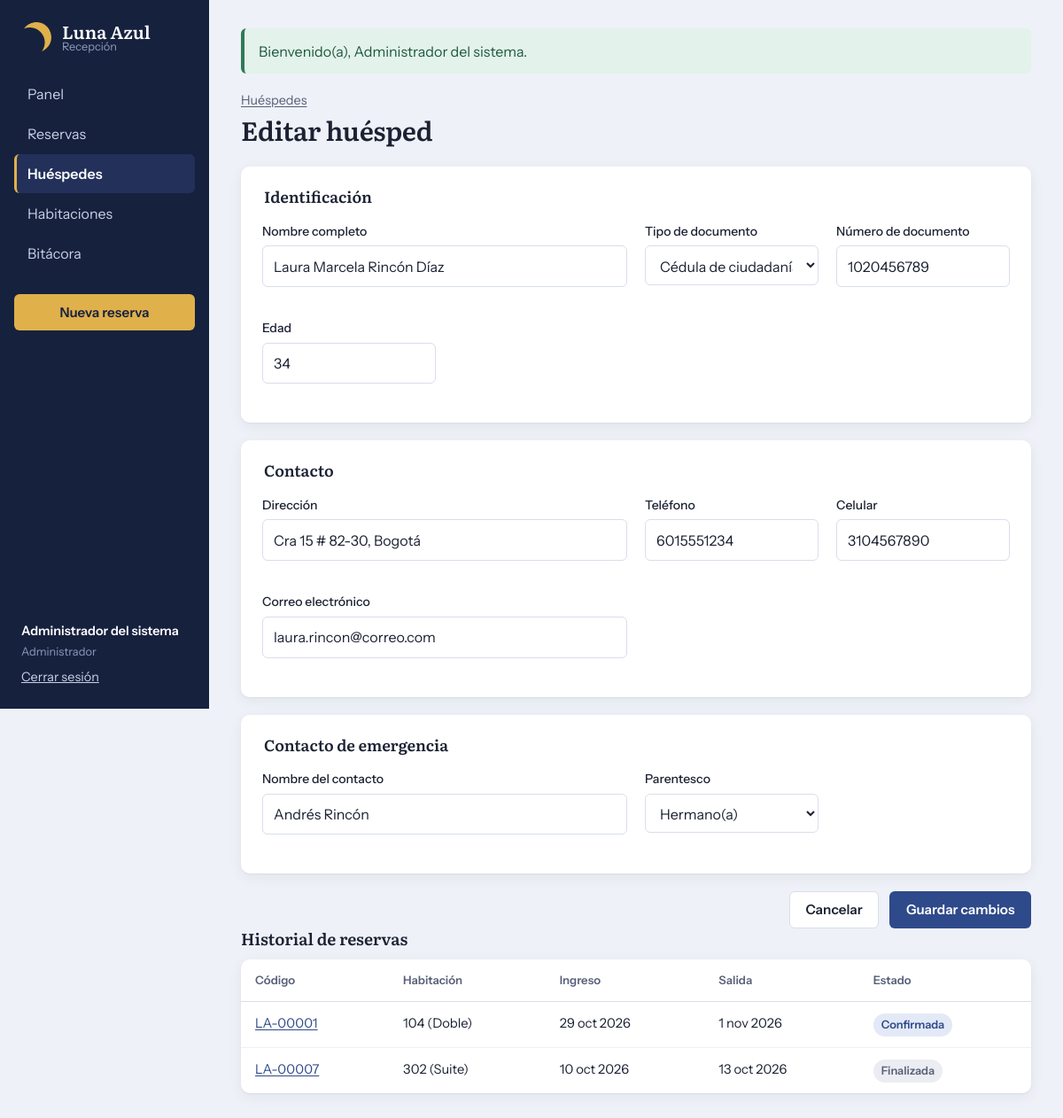
/index.php?r=huespedes/editar&id=1 (signed in), run on the app's committed database.
### tables this page shows
CREATE TABLE huespedes (
  id                     INT UNSIGNED AUTO_INCREMENT PRIMARY KEY,
  nombre_completo        VARCHAR(120) NOT NULL,
  tipo_documento         ENUM('CC','CE','PA','PPT') NOT NULL,
  numero_documento       VARCHAR(20)  NOT NULL,
  direccion              VARCHAR(150) NOT NULL,
  telefono               VARCHAR(15)  NOT NULL,
  celular                VARCHAR(15)  NOT NULL,
  edad                   TINYINT UNSIGNED NOT NULL,
  correo                 VARCHAR(120) NOT NULL,
  contacto_emergencia    VARCHAR(120) NOT NULL,
  parentesco_emergencia  VARCHAR(40)  NOT NULL,
  created_at             TIMESTAMP NOT NULL DEFAULT CURRENT_TIMESTAMP,
  updated_at             TIMESTAMP NOT NULL DEFAULT CURRENT_TIMESTAMP ON UPDATE CURRENT_TIMESTAMP,
  CONSTRAINT uq_huesped_documento UNIQUE (tipo_documento, numero_documento),
  CONSTRAINT chk_huesped_edad CHECK (edad BETWEEN 18 AND 110)
);

CREATE TABLE reservas (
  id             INT UNSIGNED AUTO_INCREMENT PRIMARY KEY,
  codigo         VARCHAR(12)  NULL,
  huesped_id     INT UNSIGNED NOT NULL,
  habitacion_id  SMALLINT UNSIGNED NOT NULL,
  fecha_ingreso  DATE NOT NULL,                  
  fecha_salida   DATE NOT NULL,                  
  num_huespedes  TINYINT UNSIGNED NOT NULL,
  precio_noche   DECIMAL(10,2) NOT NULL,         
  valor_total    DECIMAL(12,2) NOT NULL,
  estado         ENUM('confirmada','cancelada','finalizada') NOT NULL DEFAULT 'confirmada',
  observaciones  VARCHAR(255) NULL,
  usuario_id     INT UNSIGNED NULL,
  created_at     TIMESTAMP NOT NULL DEFAULT CURRENT_TIMESTAMP,
  updated_at     TIMESTAMP NOT NULL DEFAULT CURRENT_TIMESTAMP ON UPDATE CURRENT_TIMESTAMP,
  CONSTRAINT uq_reserva_codigo UNIQUE (codigo),
  CONSTRAINT chk_reserva_fechas CHECK (fecha_salida > fecha_ingreso),
  CONSTRAINT chk_reserva_personas CHECK (num_huespedes >= 1),
  CONSTRAINT fk_reserva_huesped FOREIGN KEY (huesped_id)
      REFERENCES huespedes(id) ON UPDATE CASCADE ON DELETE RESTRICT,
  CONSTRAINT fk_reserva_habitacion FOREIGN KEY (habitacion_id)
      REFERENCES habitaciones(id) ON UPDATE CASCADE ON DELETE RESTRICT,
  CONSTRAINT fk_reserva_usuario FOREIGN KEY (usuario_id)
      REFERENCES usuarios(id) ON UPDATE CASCADE ON DELETE SET NULL
);

CREATE TABLE habitaciones (
  id        SMALLINT UNSIGNED AUTO_INCREMENT PRIMARY KEY,
  numero    VARCHAR(5) NOT NULL,
  tipo_id   TINYINT UNSIGNED NOT NULL,
  piso      TINYINT UNSIGNED NOT NULL,
  estado    ENUM('activa','mantenimiento') NOT NULL DEFAULT 'activa',
  CONSTRAINT uq_habitacion_numero UNIQUE (numero),
  CONSTRAINT fk_habitacion_tipo FOREIGN KEY (tipo_id)
      REFERENCES tipos_habitacion(id) ON UPDATE CASCADE ON DELETE RESTRICT
);

CREATE TABLE tipos_habitacion (
  id            TINYINT UNSIGNED AUTO_INCREMENT PRIMARY KEY,
  nombre        VARCHAR(40)  NOT NULL,
  capacidad     TINYINT UNSIGNED NOT NULL,
  precio_noche  DECIMAL(10,2) NOT NULL,
  descripcion   VARCHAR(200) NOT NULL,
  CONSTRAINT uq_tipo_nombre UNIQUE (nombre),
  CONSTRAINT chk_tipo_capacidad CHECK (capacidad BETWEEN 1 AND 10)
);

### app/controllers/HuespedController.php (called while the page is built, shortened)
<?php
class HuespedController extends Controller
{
    private Huesped $modelo;
    public function __construct()
    {
        $this->modelo = new Huesped();
    }
    public function editar(): void
    {
        $h = $this->modelo->buscar($this->idDesde($_GET));
        $this->formulario($h, [], 'editar', (new Reserva())->porHuesped((int) $h['id']));
    }
    private function formulario(array $h, array $errores, string $modo, array $historial = []): void
    {
        $this->render('huespedes/form', [
            'titulo'    => $modo === 'crear' ? 'Registrar huésped' : 'Editar huésped',
            'h'         => $h,
            'errores'   => $errores,
            'modo'      => $modo,
            'historial' => $historial,
            'volver'    => $_POST['volver'] ?? ($_GET['volver'] ?? ''),
        ]);
    }
}

### app/core/Router.php (called while the page is built, shortened)
<?php
class Router
{
    public function despachar(string $ruta): void
    {
        [$controlador, $metodo] = $this->rutas[$ruta];
        try {
            (new $controlador())->$metodo();
        } catch (PDOException $e) {
            error_log('[BD] ' . $e->getMessage());
            http_response_code(500);
            $detalle = 'No fue posible comunicarse con la base de datos. Verifique que MySQL esté encendido en XAMPP y que la base "' . DB_NAME . '" exista.';
            if (es_ajax()) {
                header('Content-Type: application/json; charset=utf-8');
                echo json_encode(['ok' => false, 'mensaje' => $detalle], JSON_UNESCAPED_UNICODE);
                return;
            }
            require APP_PATH . '/views/errores/500.php';
        }
    }
}

### index.php (called while the page is built, shortened)
<?php
require __DIR__ . '/app/core/helpers.php';
spl_autoload_register(function (string $clase): void {
    foreach (['core', 'models', 'controllers'] as $carpeta) {
        $archivo = APP_PATH . "/$carpeta/$clase.php";
        if (is_file($archivo)) {
            return;
        }
    }
});
$router = new Router([
    'auth/login'          => ['AuthController', 'login'],
    'auth/logout'         => ['AuthController', 'logout'],
    'dashboard/index'     => ['DashboardController', 'index'],
    'huespedes/index'     => ['HuespedController', 'index'],
    'huespedes/crear'     => ['HuespedController', 'crear'],
    'huespedes/guardar'   => ['HuespedController', 'guardar'],
    'huespedes/editar'    => ['HuespedController', 'editar'],
    'huespedes/actualizar'=> ['HuespedController', 'actualizar'],
    'huespedes/eliminar'  => ['HuespedController', 'eliminar'],
    'reservas/index'      => ['ReservaController', 'index'],
    'reservas/crear'      => ['ReservaController', 'crear'],
    'reservas/guardar'    => ['ReservaController', 'guardar'],
    'reservas/ver'        => ['ReservaController', 'ver'],
    'reservas/editar'     => ['ReservaController', 'editar'],
    'reservas/actualizar' => ['ReservaController', 'actualizar'],
    'reservas/cancelar'   => ['ReservaController', 'cancelar'],
    'reservas/finalizar'  => ['ReservaController', 'finalizar'],
    'habitaciones/index'  => ['HabitacionController', 'index'],
    'bitacora/index'      => ['BitacoraController', 'index'],
    'api/documento'       => ['ApiController', 'documento'],
    'api/disponibilidad'  => ['ApiController', 'disponibilidad'],
    'api/huespedes'       => ['ApiController', 'huespedes'],
]);
$ruta = $_GET['r'] ?? (esta_autenticado() ? 'dashboard/index' : 'auth/login');
$router->despachar((string) $ruta);

### app/core/helpers.php (called while the page is built, shortened)
<?php
function e(mixed $valor): string
{
    return htmlspecialchars((string) $valor, ENT_QUOTES, 'UTF-8');
}
function url(string $ruta, array $params = []): string
{
    return BASE_URL . 'index.php?' . str_replace('%2F', '/', http_build_query(array_merge(['r' => $ruta], $params)));
}
function fecha_corta(?string $fecha): string
{
    $meses = ['ene', 'feb', 'mar', 'abr', 'may', 'jun', 'jul', 'ago', 'sep', 'oct', 'nov', 'dic'];
    $t = strtotime($fecha);
    return date('j', $t) . ' ' . $meses[(int) date('n', $t) - 1] . ' ' . date('Y', $t);
}
function etiqueta_documento(string $tipo): string
{
    return [
        'CC'  => 'Cédula de ciudadanía',
        'CE'  => 'Cédula de extranjería',
        'PA'  => 'Pasaporte',
        'PPT' => 'Permiso por protección temporal',
    ][$tipo] ?? $tipo;
}

### app/core/Model.php (called while the page is built, shortened)
<?php
abstract class Model
{
    public function __construct()
    {
        $this->db = Database::conexion();
    }
}

### app/core/Database.php (called while the page is built)
<?php
class Database
{
    private static ?PDO $conexion = null;
    public static function conexion(): PDO
    {
        if (self::$conexion === null) {
            $dsn = sprintf('mysql:host=%s;port=%s;dbname=%s;charset=utf8mb4', DB_HOST, DB_PORT, DB_NAME);
            self::$conexion = new PDO($dsn, DB_USER, DB_PASS, [
                PDO::ATTR_ERRMODE            => PDO::ERRMODE_EXCEPTION,
                PDO::ATTR_DEFAULT_FETCH_MODE => PDO::FETCH_ASSOC,
                PDO::ATTR_EMULATE_PREPARES   => false,
            ]);
            self::$conexion->exec("SET time_zone = '" . date('P') . "'");
        }
        return self::$conexion;
    }
}

### app/models/Huesped.php (called while the page is built, shortened)
<?php
class Huesped extends Model
{
    public function buscar(int $id): ?array
    {
        $st = $this->db->prepare('SELECT * FROM huespedes WHERE id = ?');
        $st->execute([$id]);
        return $st->fetch() ?: null;
    }
}

### app/models/Reserva.php (called while the page is built, shortened)
<?php
class Reserva extends Model
{
    public function porHuesped(int $huespedId): array
    {
        $st = $this->db->prepare(self::SELECT_BASE . ' WHERE r.huesped_id = ? ORDER BY r.fecha_ingreso DESC');
        $st->execute([$huespedId]);
        return $st->fetchAll();
    }
}

### app/views/huespedes/form.php (the view, shortened to what this page needs)
<?php
$v = fn(string $c) => e($h[$c] ?? '');
$accion = $modo === 'crear' ? url('huespedes/guardar') : url('huespedes/actualizar');
$clase = fn(string $c) => isset($errores[$c]) ? 'campo con-error' : 'campo';
?>
<header class="encabezado">
  <div>
    <p class="miga"><a href="<?= e(url('huespedes/index')) ?>">Huéspedes</a></p>
    <h1><?= e($titulo) ?></h1>
  </div>
</header>
<form method="post" action="<?= e($accion) ?>" class="formulario" id="form-huesped" data-validar novalidate
      data-endpoint-documento="<?= e(url('api/documento')) ?>">
  <fieldset>
    <legend>Identificación</legend>
    <div class="rejilla">
      <label class="<?= $clase('nombre_completo') ?> ancho-2">
        <span>Nombre completo</span>
        <input type="text" name="nombre_completo" value="<?= $v('nombre_completo') ?>" maxlength="120" required data-regla="nombre" autocomplete="name">
        <small class="error-campo"><?= error_campo($errores, 'nombre_completo') ?></small>
      </label>
      <label class="<?= $clase('tipo_documento') ?>">
        <span>Tipo de documento</span>
        <select name="tipo_documento" id="tipo_documento" required data-regla="requerido">
          <?php foreach (Huesped::TIPOS_DOCUMENTO as $t): ?>
            <option value="<?= $t ?>" <?= ($h['tipo_documento'] ?? '') === $t ? 'selected' : '' ?>><?= e(etiqueta_documento($t)) ?></option>
          <?php endforeach; ?>
        </select>
        <small class="error-campo"><?= error_campo($errores, 'tipo_documento') ?></small>
      </label>
      <label class="<?= $clase('numero_documento') ?>">
        <span>Número de documento</span>
        <input type="text" name="numero_documento" id="numero_documento" value="<?= $v('numero_documento') ?>" maxlength="20" required data-regla="documento">
        <small class="error-campo"><?= error_campo($errores, 'numero_documento') ?></small>
      </label>
      <label class="<?= $clase('edad') ?>">
        <span>Edad</span>
        <input type="number" name="edad" value="<?= $v('edad') ?>" min="18" max="110" required data-regla="edad" inputmode="numeric">
        <small class="error-campo"><?= error_campo($errores, 'edad') ?></small>
      </label>
    </div>
  </fieldset>
  <fieldset>
    <legend>Contacto</legend>
    <div class="rejilla">
      <label class="<?= $clase('direccion') ?> ancho-2">
        <span>Dirección</span>
        <input type="text" name="direccion" value="<?= $v('direccion') ?>" maxlength="150" required data-regla="direccion" autocomplete="street-address">
        <small class="error-campo"><?= error_campo($errores, 'direccion') ?></small>
      </label>
      <label class="<?= $clase('telefono') ?>">
        <span>Teléfono</span>
        <input type="tel" name="telefono" value="<?= $v('telefono') ?>" maxlength="15" required data-regla="telefono" inputmode="numeric" placeholder="6015551234">
        <small class="error-campo"><?= error_campo($errores, 'telefono') ?></small>
      </label>
      <label class="<?= $clase('celular') ?>">
        <span>Celular</span>
        <input type="tel" name="celular" value="<?= $v('celular') ?>" maxlength="15" required data-regla="celular" inputmode="numeric" placeholder="3001234567">
        <small class="error-campo"><?= error_campo($errores, 'celular') ?></small>
      </label>
      <label class="<?= $clase('correo') ?> ancho-2">
        <span>Correo electrónico</span>
        <input type="email" name="correo" value="<?= $v('correo') ?>" maxlength="120" required data-regla="correo" autocomplete="email">
        <small class="error-campo"><?= error_campo($errores, 'correo') ?></small>
      </label>
    </div>
  </fieldset>
  <fieldset>
    <legend>Contacto de emergencia</legend>
    <div class="rejilla">
      <label class="<?= $clase('contacto_emergencia') ?> ancho-2">
        <span>Nombre del contacto</span>
        <input type="text" name="contacto_emergencia" value="<?= $v('contacto_emergencia') ?>" maxlength="120" required data-regla="contacto">
        <small class="error-campo"><?= error_campo($errores, 'contacto_emergencia') ?></small>
      </label>
      <label class="<?= $clase('parentesco_emergencia') ?>">
        <span>Parentesco</span>
        <select name="parentesco_emergencia" required data-regla="requerido">
          <?php foreach (Huesped::PARENTESCOS as $p): ?>
            <option <?= ($h['parentesco_emergencia'] ?? '') === $p ? 'selected' : '' ?>><?= e($p) ?></option>
          <?php endforeach; ?>
        </select>
        <small class="error-campo"><?= error_campo($errores, 'parentesco_emergencia') ?></small>
      </label>
    </div>
  </fieldset>
  <div class="acciones">
    <a class="btn btn-secundario" href="<?= e(url('huespedes/index')) ?>">Cancelar</a>
    <button type="submit" class="btn btn-primario"><?= $modo === 'crear' ? 'Registrar huésped' : 'Guardar cambios' ?></button>
  </div>
</form>
<?php if ($modo === 'editar'): ?>
<section class="bloque">
  <div class="bloque-cabeza"><h2>Historial de reservas</h2></div>
  <?php if (!$historial): ?>
    <p class="vacio">Este huésped aún no tiene reservas. <a href="<?= e(url('reservas/crear', ['huesped_id' => $h['id']])) ?>">Crear la primera</a>.</p>
  <?php else: ?>
    <div class="tabla-envoltura">
      <table class="tabla">
        <thead><tr><th>Código</th><th>Habitación</th><th>Ingreso</th><th>Salida</th><th>Estado</th></tr></thead>
        <tbody>
        <?php foreach ($historial as $r): ?>
          <tr>
            <td><a href="<?= e(url('reservas/ver', ['id' => $r['id']])) ?>"><?= e($r['codigo']) ?></a></td>
            <td><?= e($r['habitacion'] . ' (' . $r['tipo'] . ')') ?></td>
            <td><?= e(fecha_corta($r['fecha_ingreso'])) ?></td>
            <td><?= e(fecha_corta($r['fecha_salida'])) ?></td>
            <td><span class="estado estado-<?= e($r['estado']) ?>"><?= e(ucfirst($r['estado'])) ?></span></td>
          </tr>
        <?php endforeach; ?>
        </tbody>
      </table>
    </div>
  <?php endif; ?>
</section>
<?php endif; ?>

### data on the page
huespedes: nombre_completo "Laura Marcela Rincón Díaz", numero_documento "1020456789", edad "34", direccion "Cra 15 # 82-30, Bogotá", telefono "6015551234", celular "3104567890", correo "laura.rincon@correo.com", contacto_emergencia "Andrés Rincón"
reservas: codigo "LA-00001", habitacion.nombre "104 (Doble)", fecha_ingreso "29 oct 2026", fecha_salida "1 nov 2026", estado "Confirmada"
reservas: codigo "LA-00007", habitacion.nombre "302 (Suite)", fecha_ingreso "10 oct 2026", fecha_salida "13 oct 2026", estado "Finalizada"

### other printed values
$texto "Panel"
$texto "Reservas"
$texto "Huéspedes"
$texto "Habitaciones"
$texto "Bitácora"
$u['nombre'] "Administrador del sistema"
$u['rol'] "Administrador"
$aviso['mensaje'] "Bienvenido(a), Administrador del sistema."
$titulo "Editar huésped"
form field tipo_documento "Cédula de ciudadanía"
form field parentesco_emergencia "Hermano(a)"
